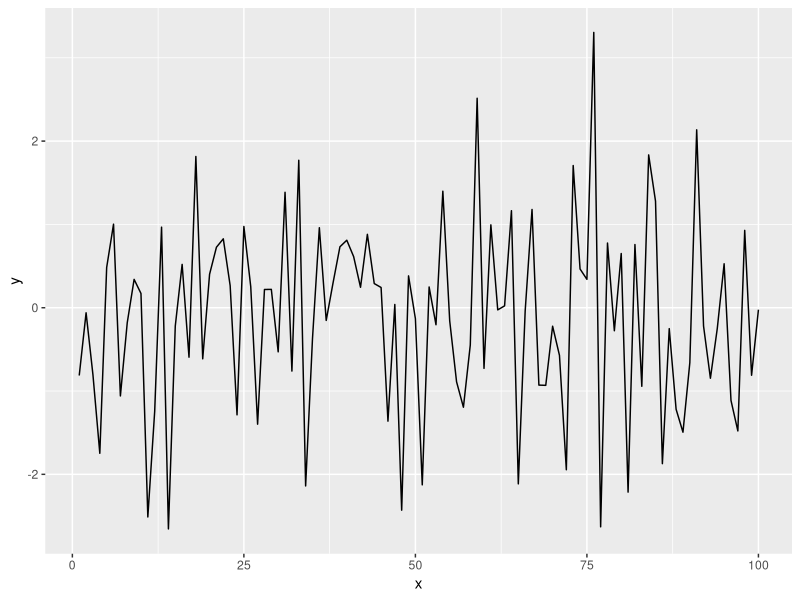

Here is the R script that generated this plot:
## ---- chunk 1
library(tidyverse)
## ---- chunk 2
x = seq(1:100)
  y = rnorm(100)
  dat = data.frame(x, y)
  ggplot(dat, aes(x = x, y = y)) +
  geom_line()
